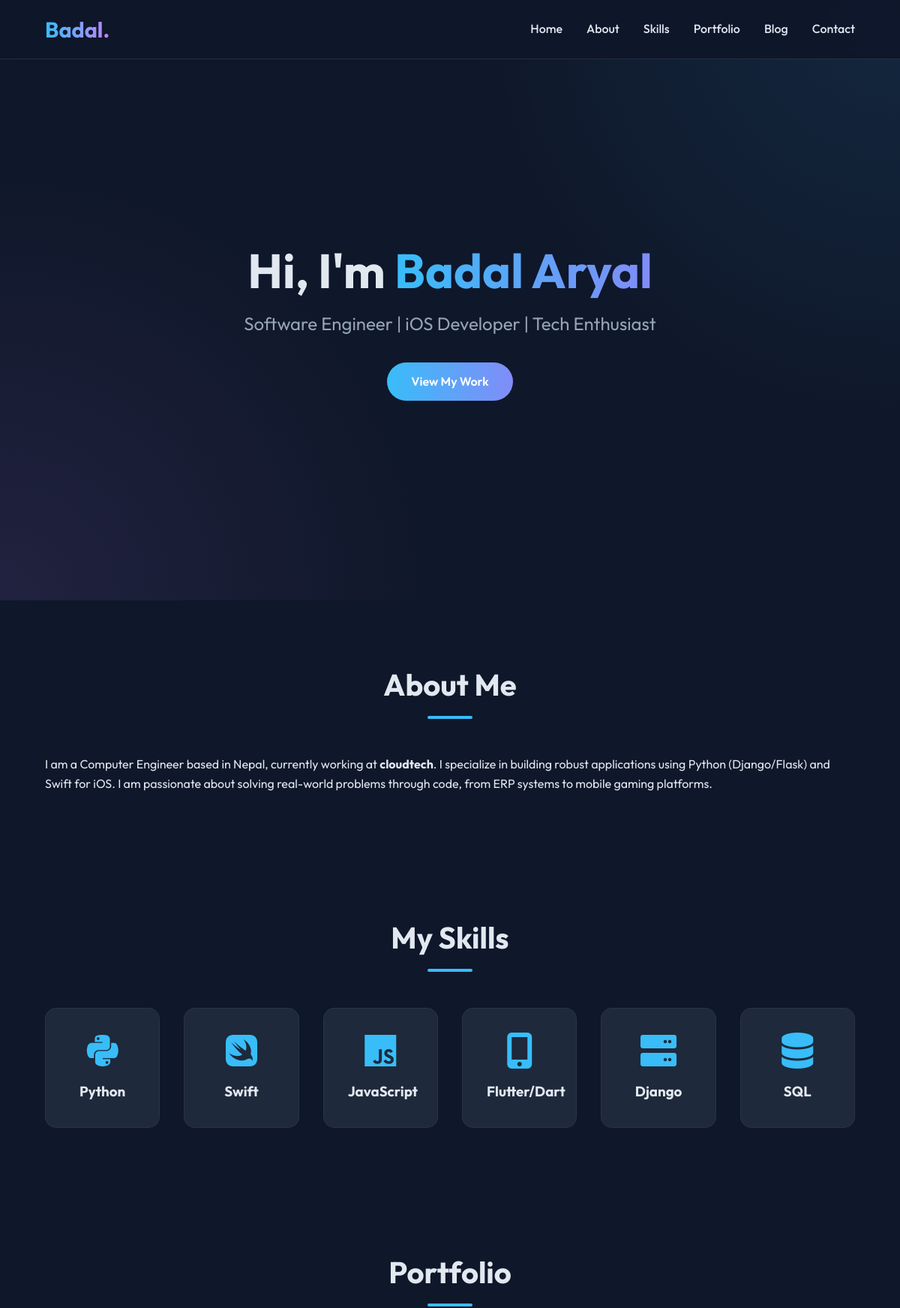
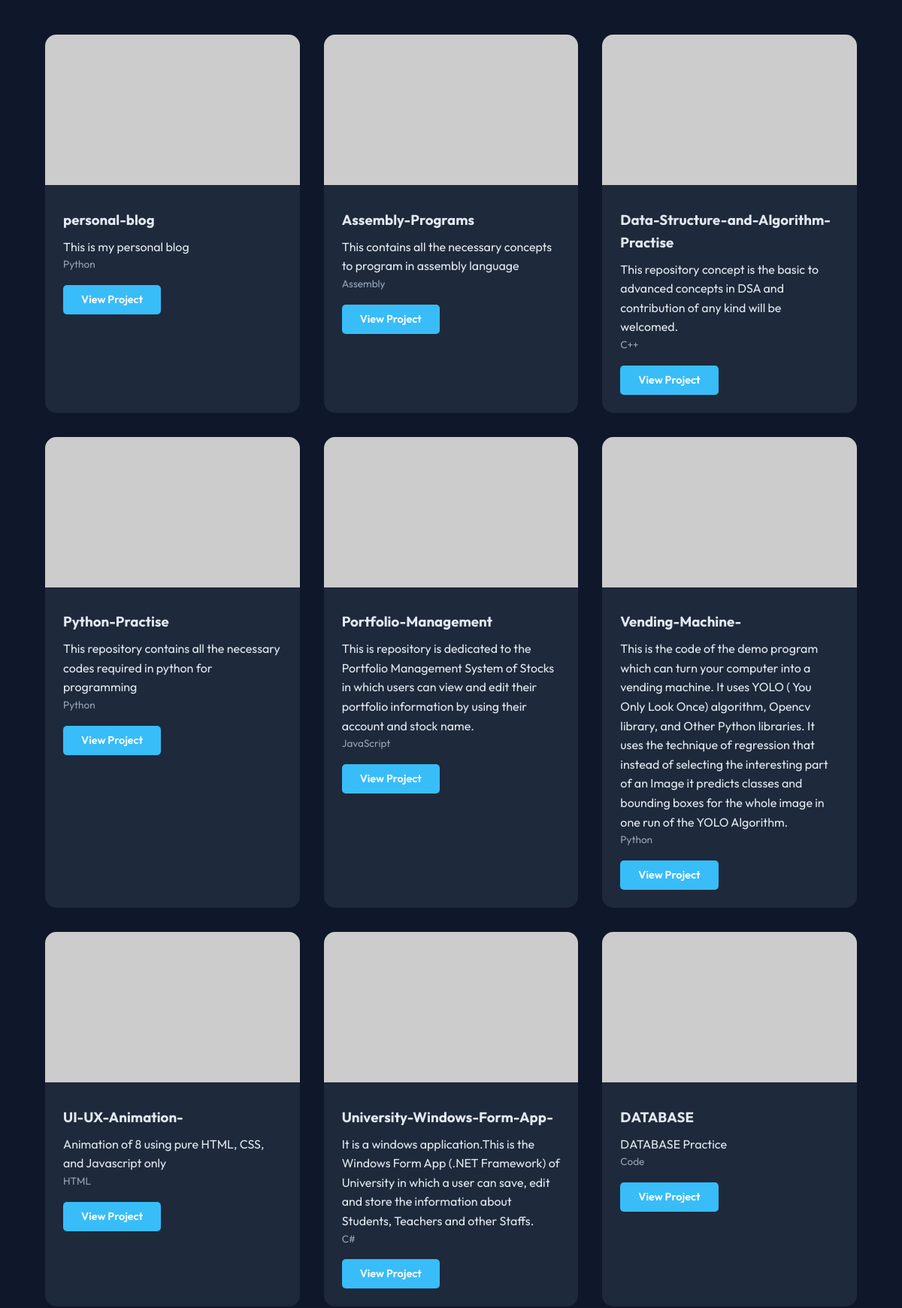
The page / (upper part) on the database its author committed (2 pictures, top to bottom).
### blog/models.py (models this page shows, shortened)
class Project(models.Model):
    title = models.CharField(max_length=200)
    description = models.TextField()
    image_url = models.URLField(blank=True, null=True) # Using URL for simplicity, or could use ImageField
    link = models.URLField(blank=True)
    tech_stack = models.CharField(max_length=200)
    created_at = models.DateTimeField(auto_now_add=True)

### blog/views.py (the view, shortened to what this page needs)
# urls.py: path('', views.home, name='home'),
def home(request):
    projects = Project.objects.all().order_by('-created_at')
    posts = BlogPost.objects.all().order_by('-date_posted')
    return render(request, 'blog/home.html', {'projects': projects, 'posts': posts})

### blog/templates/blog/home.html (shortened to what this page needs)
{% extends 'blog/base.html' %}
{% block content %}
<section id="home" class="hero">
    <div class="hero-content">
        <h1>Hi, I'm <span class="highlight">Badal Aryal</span></h1>
        <p class="subtitle">Software Engineer | iOS Developer | Tech Enthusiast</p>
        <a href="#portfolio" class="btn btn-primary">View My Work</a>
    </div>
</section>
<section id="about" class="section">
    <div class="container">
        <h2 class="section-title">About Me</h2>
        <div class="about-content">
            <div class="about-text">
                <p>I am a Computer Engineer based in Nepal, currently working at <strong>cloudtech</strong>. I
                    specialize in building robust applications using Python (Django/Flask) and Swift for iOS. I am
                    passionate about solving real-world problems through code, from ERP systems to mobile gaming
                    platforms.</p>
            </div>
        </div>
    </div>
</section>
<section id="skills" class="section">
    <div class="container">
        <h2 class="section-title">My Skills</h2>
        <div class="skills-grid">
            <div class="skill-card"><i class="fab fa-python"></i>
                <h3>Python</h3>
            </div>
            <div class="skill-card"><i class="fab fa-swift"></i>
                <h3>Swift</h3>
            </div>
            <div class="skill-card"><i class="fab fa-js"></i>
                <h3>JavaScript</h3>
            </div>
            <div class="skill-card"><i class="fas fa-mobile-alt"></i>
                <h3>Flutter/Dart</h3>
            </div>
            <div class="skill-card"><i class="fas fa-server"></i>
                <h3>Django</h3>
            </div>
            <div class="skill-card"><i class="fas fa-database"></i>
                <h3>SQL</h3>
            </div>
        </div>
    </div>
</section>
<section id="portfolio" class="section">
    <div class="container">
        <h2 class="section-title">Portfolio</h2>
        <div class="projects-grid">
            {% for project in projects %}
            <div class="project-card">
                {% if project.image_url %}
                <img src="{{ project.image_url }}" alt="{{ project.title }}">
                {% else %}
                <div class="project-placeholder"></div>
                {% endif %}
                <div class="project-info">
                    <h3>{{ project.title }}</h3>
                    <p>{{ project.description }}</p>
                    <span class="tech-stack">{{ project.tech_stack }}</span>
                    <a href="{{ project.link }}" target="_blank" class="btn btn-small">View Project</a>
                </div>
            </div>
            {% empty %}
            <p>No projects added yet.</p>
            {% endfor %}
        </div>
    </div>
</section>
{% endblock %}

### blog/templates/blog/base.html (shortened to what this page needs)
{% load static %}
<!DOCTYPE html>
<html lang="en">
<head>
    <link rel="stylesheet" href="{% static 'css/style.css' %}">
    <link rel="stylesheet" href="https://cdnjs.cloudflare.com/ajax/libs/font-awesome/6.0.0/css/all.min.css">
</head>
<body>
    <header>
        <nav class="navbar">
            <div class="logo">Badal.</div>
            <ul class="nav-links">
                <li><a href="{% url 'home' %}#home">Home</a></li>
                <li><a href="{% url 'home' %}#about">About</a></li>
                <li><a href="{% url 'home' %}#skills">Skills</a></li>
                <li><a href="{% url 'home' %}#portfolio">Portfolio</a></li>
                <li><a href="{% url 'home' %}#blog">Blog</a></li>
                <li><a href="{% url 'home' %}#contact">Contact</a></li>
            </ul>
        </nav>
    </header>
    <main>
        {% block content %}{% endblock %}
    </main>
</body>
</html>

### blog/static/css/style.css (style rules this page uses)
:root { --bg-color: #0f172a; --text-color: #e2e8f0; --primary-color: #38bdf8; --secondary-color: #818cf8; --accent-color: #c084fc; --card-bg: #1e293b; --nav-bg: rgba(15, 23, 42, 0.9); --font-main: 'Outfit', sans-serif; }
* { margin: 0; padding: 0; box-sizing: border-box; }
body { font-family: var(--font-main); background-color: var(--bg-color); color: var(--text-color); line-height: 1.6; overflow-x: hidden; }
header { position: fixed; top: 0; width: 100%; z-index: 1000; background: var(--nav-bg); backdrop-filter: blur(10px); border-bottom: 1px solid rgba(255, 255, 255, 0.1); }
.navbar { display: flex; justify-content: space-between; align-items: center; padding: 1rem 5%; max-width: 1200px; margin: 0 auto; }
.logo { font-size: 1.8rem; font-weight: 700; background: linear-gradient(to right, var(--primary-color), var(--accent-color)); -webkit-background-clip: text; background-clip: text; -webkit-text-fill-color: transparent; }
.nav-links { display: flex; list-style: none; }
.nav-links li { margin-left: 2rem; }
.nav-links a { text-decoration: none; color: var(--text-color); font-weight: 500; transition: color 0.3s; }
.hero { height: 100vh; display: flex; align-items: center; justify-content: center; text-align: center; background: radial-gradient(circle at top right, rgba(56, 189, 248, 0.1), transparent 40%), radial-gradient(circle at bottom left, rgba(192, 132, 252, 0.1), transparent 40%); padding-top: 60px; }
.hero-content h1 { font-size: 4rem; margin-bottom: 1rem; line-height: 1.1; }
.highlight { background: linear-gradient(to right, var(--primary-color), var(--secondary-color)); -webkit-background-clip: text; background-clip: text; -webkit-text-fill-color: transparent; }
.subtitle { font-size: 1.5rem; color: #94a3b8; margin-bottom: 2rem; }
.btn { display: inline-block; padding: 0.8rem 2rem; border-radius: 50px; text-decoration: none; font-weight: 600; transition: transform 0.3s, box-shadow 0.3s; }
.btn-primary { background: linear-gradient(to right, var(--primary-color), var(--secondary-color)); color: #fff; }
.btn-small { padding: 0.5rem 1.5rem; font-size: 0.9rem; background: var(--primary-color); color: #fff; border-radius: 5px; }
.section { padding: 5rem 5%; }
.container { max-width: 1200px; margin: 0 auto; }
.section-title { font-size: 2.5rem; text-align: center; margin-bottom: 3rem; position: relative; }
.section-title::after { content: ''; display: block; width: 60px; height: 4px; background: var(--primary-color); margin: 10px auto 0; border-radius: 2px; }
.skills-grid { display: grid; grid-template-columns: repeat(auto-fit, minmax(150px, 1fr)); gap: 2rem; text-align: center; }
.skill-card { background: var(--card-bg); padding: 2rem; border-radius: 15px; transition: transform 0.3s; border: 1px solid rgba(255, 255, 255, 0.05); }
.skill-card i { font-size: 3rem; margin-bottom: 1rem; color: var(--primary-color); }
.projects-grid { display: grid; grid-template-columns: repeat(auto-fit, minmax(300px, 1fr)); gap: 2rem; }
.project-card { background: var(--card-bg); border-radius: 15px; overflow: hidden; transition: transform 0.3s; }
.project-card img { width: 100%; height: 200px; object-fit: cover; }
.project-info { padding: 1.5rem; }
.project-info h3 { margin-bottom: 0.5rem; }
.tech-stack { display: block; font-size: 0.85rem; color: #94a3b8; margin-bottom: 1rem; }

### rows shown on the page
Project: title "personal-blog", description "This is my personal blog", tech_stack "Python"
Project: title "Assembly-Programs", description "This contains all the necessary concepts to program in assembly language", tech_stack "Assembly"
Project: title "Data-Structure-and-Algorithm-Practise", description "This repository concept is the basic to advanced concepts in DSA and contribution of any kind will be welcomed.", tech_stack "C++"
Project: title "Python-Practise", description "This repository contains all the necessary codes required in python for programming", tech_stack "Python"
Project: title "Portfolio-Management", description "This is repository is dedicated to the Portfolio Management System of Stocks in which users can view and edit their portfolio information by using their account and stock name.", tech_stack "JavaScript"
Project: title "Vending-Machine-", description "This is the code of the demo program which can turn your computer into a vending machine. It uses YOLO ( You Only Look Once) algorithm, Opencv library, and Other Python libraries. It uses the technique of regression that instead of selecting the interesting part of an Image it predicts classes and bounding boxes for the whole image in one run of the YOLO Algorithm.", tech_stack "Python"
Project: title "UI-UX-Animation-", description "Animation of 8 using pure HTML, CSS, and Javascript only", tech_stack "HTML"
Project: image_url (picture), title "University-Windows-Form-App-", description "It is a windows application.This is the Windows Form App (.NET Framework) of University in which a user can save, edit and store the information about Students, Teachers and other Staffs.", tech_stack "C#"
Project: title "DATABASE", description "DATABASE Practice", tech_stack "Code"
